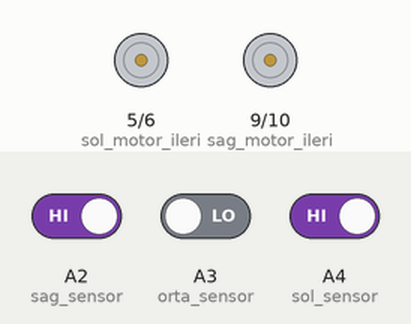
Recording of a sketch running on a simulated Arduino Uno, built with avr-gcc and run on an emulated ATmega328P. On the bench: motor-driver pin pairs drawn as motors (green arrow = first pin HIGH = forward, orange = second pin HIGH = backward, longer = more drive). Inputs (shaded band) come from the test bench; at power-on: A2 (sag_sensor) HIGH, A3 (orta_sensor) LOW, A4 (sol_sensor) HIGH.

Above: at 1.2 s.
1.3 s: A2 (sag_sensor) driven LOW
At 2.5 s:
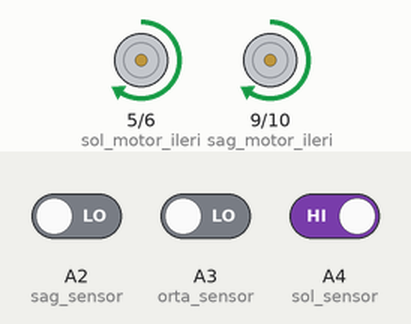
2.8 s: A3 (orta_sensor) driven HIGH
At 3.7 s:
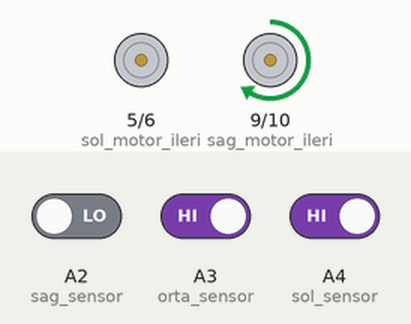
4.3 s: A3 (orta_sensor) driven LOW
At 4.9 s:
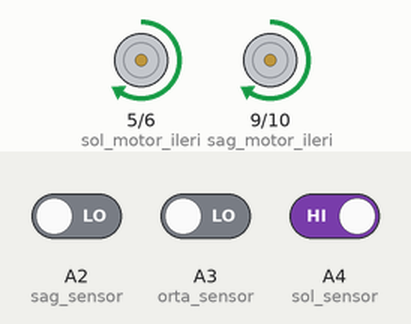
5.8 s: A4 (sol_sensor) driven LOW
At 7.0 s:
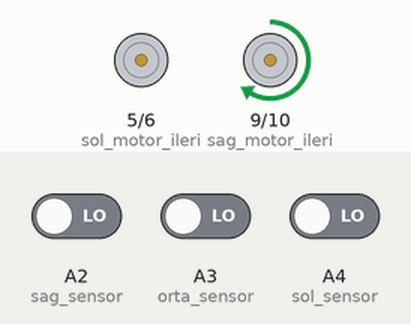
7.3 s: A2 (sag_sensor) driven HIGH
At 8.3 s:
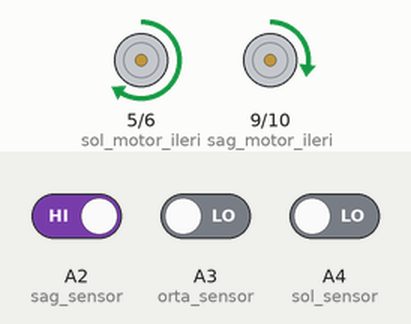
8.8 s: A2 (sag_sensor) driven LOW
At 9.5 s:
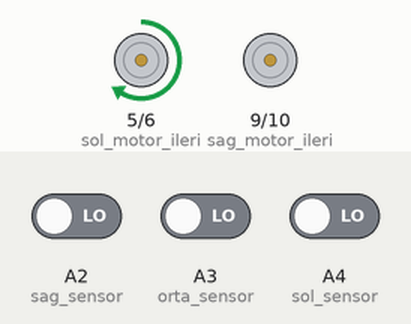
Timing chart, 0 to 11.3 s (numbered marks = the images above; inputs shaded):
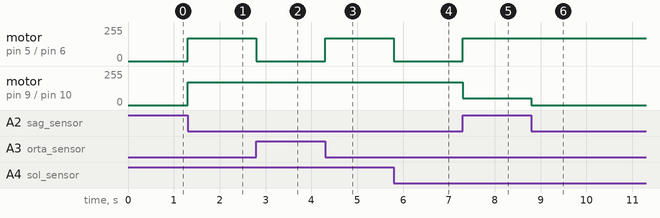

Measured:
- after the input at 1.3 s, motor on pin 5 (sol_motor_ileri) / pin 6 (sol_motor_geri), motor on pin 9 (sag_motor_ileri) / pin 10 (sag_motor_geri): stopped → forward 170/255 at once
- after the input at 2.8 s, motor on pin 5 (sol_motor_ileri) / pin 6 (sol_motor_geri): forward 170/255 → stopped at once
- after the input at 4.3 s, motor on pin 5 (sol_motor_ileri) / pin 6 (sol_motor_geri): stopped → forward 170/255 at once
- after the input at 5.8 s, motor on pin 5 (sol_motor_ileri) / pin 6 (sol_motor_geri): forward 170/255 → stopped at once
- after the input at 7.3 s, motor on pin 5 (sol_motor_ileri) / pin 6 (sol_motor_geri): stopped → forward 170/255 at once; motor on pin 9 (sag_motor_ileri) / pin 10 (sag_motor_geri): forward 170/255 → forward 50/255 at once
- after the input at 8.8 s, motor on pin 9 (sag_motor_ileri) / pin 10 (sag_motor_geri): forward 50/255 → stopped at once

The sketch:

linefollower.ino
```cpp
#define sol_sensor A4
#define orta_sensor A3
#define sag_sensor A2

#define sol_motor_ileri 5
#define sol_motor_geri  6
#define sag_motor_ileri 9
#define sag_motor_geri  10

int sol, orta, sag;

int hiz = 170;  // dusurmeni tavsiye ederim, yarıs ortamına fazla hızlı geldi.
int yavas = 50;

int lastDirection = 0;

void setup() {
  pinMode(sol_motor_ileri, OUTPUT);
  pinMode(sol_motor_geri,  OUTPUT);
  pinMode(sag_motor_ileri, OUTPUT);
  pinMode(sag_motor_geri,  OUTPUT);
}

void loop() {

  sol  = digitalRead(sol_sensor);
  orta = digitalRead(orta_sensor);
  sag  = digitalRead(sag_sensor);

  if (sol==0 && orta==1 && sag==0) {
    motorSur(hiz, hiz);
    lastDirection = 0;
  }

  else if (sol==1 && orta==0 && sag==0) {
    motorSur(hiz, hiz);
    lastDirection = -1;
  }

  else if (sol==1 && orta==1 && sag==0) {
    motorSur(0, hiz);
    lastDirection = -1;
  }

  else if (sol==0 && orta==0 && sag==1) {
    motorSur(hiz, yavas);
    lastDirection = 1;
  }

  else if (sol==0 && orta==1 && sag==1) {
    motorSur(hiz, 0);
    lastDirection = 1;
  }

  else if (sol==1 && orta==1 && sag==1) {
    motorSur(hiz, hiz);
  }

  else if (sol==0 && orta==0 && sag==0) {
    if (lastDirection == -1) {
      motorSur(0, hiz);
    }
    else if (lastDirection == 1) {
      motorSur(hiz, 0);
    }
    else {
      motorSur(0, 0);
    }
  }
}

// MOTOR
void motorSur(int solHiz, int sagHiz) {
  analogWrite(sol_motor_ileri, solHiz);
  analogWrite(sol_motor_geri,  0);
  analogWrite(sag_motor_ileri, sagHiz);
  analogWrite(sag_motor_geri,  0);
}
```
